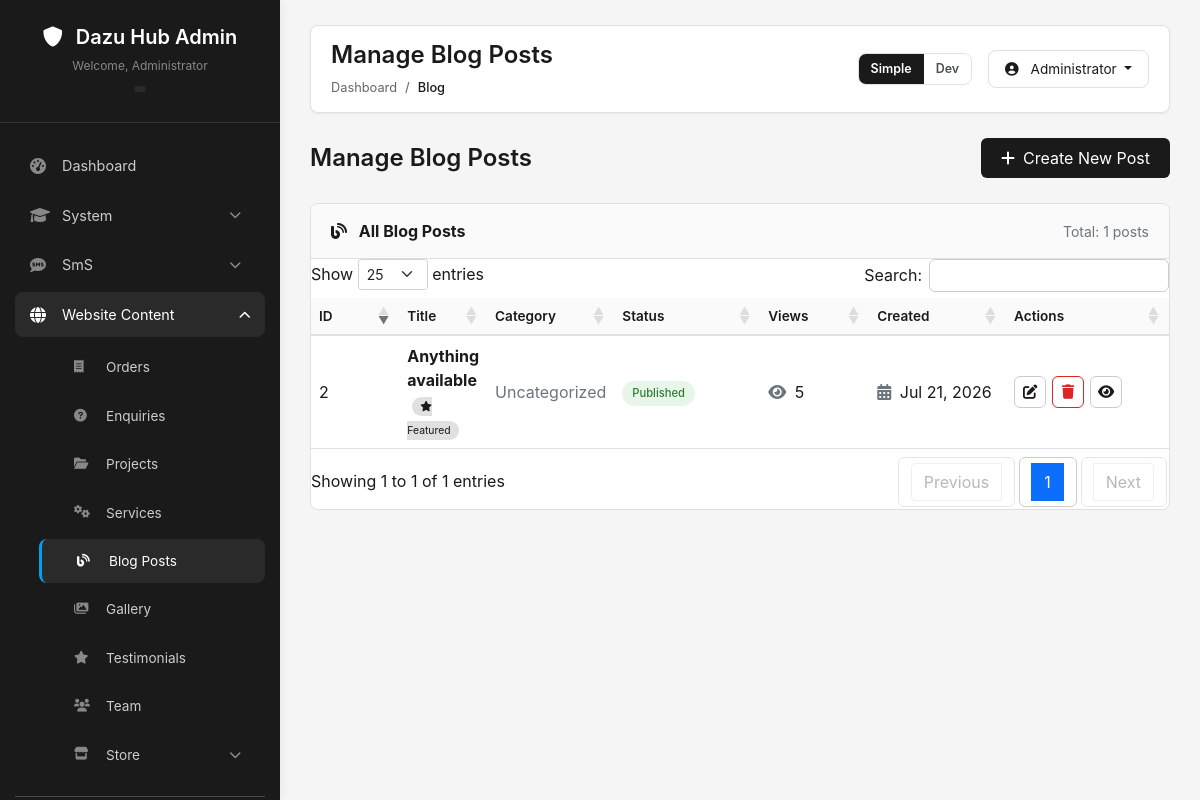
Page /public/admin/blogs/index.php (signed in) on the committed database.
### tables this page shows
CREATE TABLE IF NOT EXISTS blogs (
    id INT PRIMARY KEY AUTO_INCREMENT,
    title VARCHAR(255) NOT NULL,
    slug VARCHAR(255) NOT NULL UNIQUE,
    excerpt TEXT,
    content LONGTEXT,
    featured_image VARCHAR(255),
    category_id INT NULL,
    author_id INT NOT NULL,
    status ENUM('draft', 'published', 'archived') DEFAULT 'draft',
    view_count INT DEFAULT 0,
    is_featured BOOLEAN DEFAULT FALSE,
    meta_title VARCHAR(255),
    meta_description TEXT,
    meta_keywords VARCHAR(255),
    published_at TIMESTAMP NULL,
    created_at TIMESTAMP DEFAULT CURRENT_TIMESTAMP,
    updated_at TIMESTAMP DEFAULT CURRENT_TIMESTAMP ON UPDATE CURRENT_TIMESTAMP,
    FOREIGN KEY (category_id) REFERENCES blog_categories(id) ON DELETE SET NULL,
    FOREIGN KEY (author_id) REFERENCES users(id) ON DELETE CASCADE,
    INDEX idx_status (status),
    INDEX idx_slug (slug),
    INDEX idx_author (author_id),
    INDEX idx_category (category_id),
    INDEX idx_published (published_at),
    INDEX idx_featured (is_featured)
);

### app/v1/models/BlogModel.php (called while the page is built, shortened)
<?php
class BlogModel {
    private $db;
    public function __construct($pdo) {
        $this->db = $pdo;
    }
    public function getAll($status = null, $limit = null, $offset = 0, $orderBy = 'created_at DESC') {
        $sql = "SELECT b.*, u.username as author_name, c.name as category_name, c.color as category_color
                FROM blogs b
                LEFT JOIN users u ON b.author_id = u.id
                LEFT JOIN blog_categories c ON b.category_id = c.id";
        $sql .= " ORDER BY b.$orderBy";
        if ($limit) {
            $sql .= " LIMIT :limit OFFSET :offset";
        }
        $stmt = $this->db->prepare($sql);
        if ($limit) {
            $stmt->bindParam(':limit', $limit, PDO::PARAM_INT);
            $stmt->bindParam(':offset', $offset, PDO::PARAM_INT);
        }
        $stmt->execute();
        return $stmt->fetchAll(PDO::FETCH_ASSOC);
    }
}
?>

### public/admin/blogs/index.php (the view, shortened to what this page needs)
<?php
require_once __DIR__ . '/../../../app/v1/config/db_connect.php';
require_once __DIR__ . '/../../../app/v1/models/BlogModel.php';
$blogModel = new BlogModel($pdo);
$blogs = $blogModel->getAll(null, 100);
?>
<div class="page-header">
    <h2>Manage Blog Posts</h2>
    <a href="create.php" class="create-btn">
        <i class="fas fa-plus"></i> Create New Post
    </a>
</div>
<div class="card-table">
    <div class="card-header-table">
        <div class="row align-items-center">
            <div class="col">
                <strong><i class="fas fa-blog me-2"></i> All Blog Posts</strong>
            </div>
            <div class="col-auto">
                <span class="text-muted small">Total: <?php echo count($blogs); ?> posts</span>
            </div>
        </div>
    </div>
    <div class="table-responsive">
        <table id="blogsTable" class="table table-hover mb-0">
            <thead>
                <tr>
                    <th width="60">ID</th>
                    <th>Title</th>
                    <th>Category</th>
                    <th width="120">Status</th>
                    <th width="80">Views</th>
                    <th width="110">Created</th>
                    <th width="140">Actions</th>
                </tr>
            </thead>
            <tbody>
                <?php foreach ($blogs as $blog): ?>
                <tr>
                    <td><?php echo $blog['id']; ?></td>
                    <td>
                        <strong><?php echo htmlspecialchars($blog['title']); ?></strong>
                        <?php if ($blog['is_featured']): ?>
                            <span class="badge-featured"><i class="fas fa-star"></i> Featured</span>
                        <?php endif; ?>
                    </td>
                    <td>
                        <?php if ($blog['category_name']): ?>
                            <span class="text-muted"><?php echo htmlspecialchars($blog['category_name']); ?></span>
                        <?php else: ?>
                            <span class="text-muted">Uncategorized</span>
                        <?php endif; ?>
                    </td>
                    <td>
                        <span class="status-badge status-<?php echo $blog['status']; ?>">
                            <?php echo ucfirst($blog['status']); ?>
                        </span>
                    </td>
                    <td>
                        <i class="fas fa-eye text-muted me-1"></i>
                        <?php echo number_format($blog['view_count']); ?>
                    </td>
                    <td>
                        <i class="fas fa-calendar-alt text-muted me-1"></i>
                        <?php echo date('M d, Y', strtotime($blog['created_at'])); ?>
                    </td>
                    <td>
                        <div class="action-buttons">
                            <a href="edit.php?id=<?php echo $blog['id']; ?>" class="btn-icon btn-edit" title="Edit">
                                <i class="fas fa-edit"></i>
                            </a>
                            <button onclick="deleteBlog(<?php echo $blog['id']; ?>)" class="btn-icon btn-delete" title="Delete">
                                <i class="fas fa-trash"></i>
                            </button>
                            <a href="../../blogs/readmore.php?slug=<?php echo urlencode($blog['slug']); ?>" target="_blank" class="btn-icon btn-view" title="View">
                                <i class="fas fa-eye"></i>
                            </a>
                        </div>
                    </td>
                </tr>
                <?php endforeach; ?>
            </tbody>
        </table>
    </div>
</div>
<link href="https://cdn.datatables.net/1.11.5/css/dataTables.bootstrap5.min.css" rel="stylesheet">
<?php
require_once __DIR__ . '/../../templates/admin/layout.php';
?>

### public/templates/admin/layout.php (style rules this page uses)
* { margin: 0; padding: 0; box-sizing: border-box; }
body { font-family: -apple-system, BlinkMacSystemFont, 'Segoe UI', Roboto, 'Helvetica Neue', Arial, sans-serif; background: #f5f5f5; color: #1a1a1a; overflow-x: hidden; }
.table { color: #1a1a1a; margin-bottom: 0; }
.table thead th { background: #fafafa; border-bottom: 2px solid #e0e0e0; font-weight: 600; font-size: 0.85rem; }
.table-responsive { overflow-x: auto; -webkit-overflow-scrolling: touch; }

### public/admin/blogs/index.php (style rules this page uses)
.table { margin-bottom: 0; }
.table thead th { background: #fafafa; border-bottom: 2px solid #e0e0e0; font-weight: 600; font-size: 0.85rem; color: #1a1a1a; }
.table tbody td { vertical-align: middle; color: #1a1a1a; }
.status-badge { display: inline-block; padding: 4px 10px; font-size: 0.7rem; font-weight: 500; border-radius: 20px; }
.status-published { background: #e8f5e9; color: #2e7d32; }
.badge-featured { background: #e0e0e0; color: #1a1a1a; padding: 3px 8px; font-size: 0.65rem; border-radius: 12px; margin-left: 5px; }
.action-buttons { display: flex; gap: 6px; flex-wrap: wrap; }
.btn-icon { width: 32px; height: 32px; padding: 0; border-radius: 6px; display: inline-flex; align-items: center; justify-content: center; text-decoration: none; transition: all 0.2s; }
.btn-icon i { font-size: 0.9rem; }
.btn-edit { background: #fff; border: 1px solid #ccc; color: #1a1a1a; }
.btn-delete { background: #fff; border: 1px solid #dc2626; color: #dc2626; }
.btn-view { background: #fff; border: 1px solid #ccc; color: #1a1a1a; }
.create-btn { background: #1a1a1a; border: none; color: #fff; padding: 8px 20px; border-radius: 6px; text-decoration: none; display: inline-flex; align-items: center; gap: 8px; }
.page-header { display: flex; justify-content: space-between; align-items: center; margin-bottom: 25px; flex-wrap: wrap; gap: 15px; }
.page-header h2 { font-size: 1.5rem; font-weight: 600; margin: 0; }
.card-table { background: #fff; border: 1px solid #e0e0e0; border-radius: 8px; overflow: hidden; }
.card-header-table { padding: 15px 20px; background: #fafafa; border-bottom: 1px solid #e0e0e0; }

### rows in the picture
blogs: id "2", title "Anything available", is_featured 1 (drawn), status "Published", view_count "5", created_at "Jul 21, 2026"

### other values in the picture
$_SESSION['username'] "Administrator"
$page_title "Manage Blog Posts"
$crumb['label'] "Blog"
count($blogs) "1"
